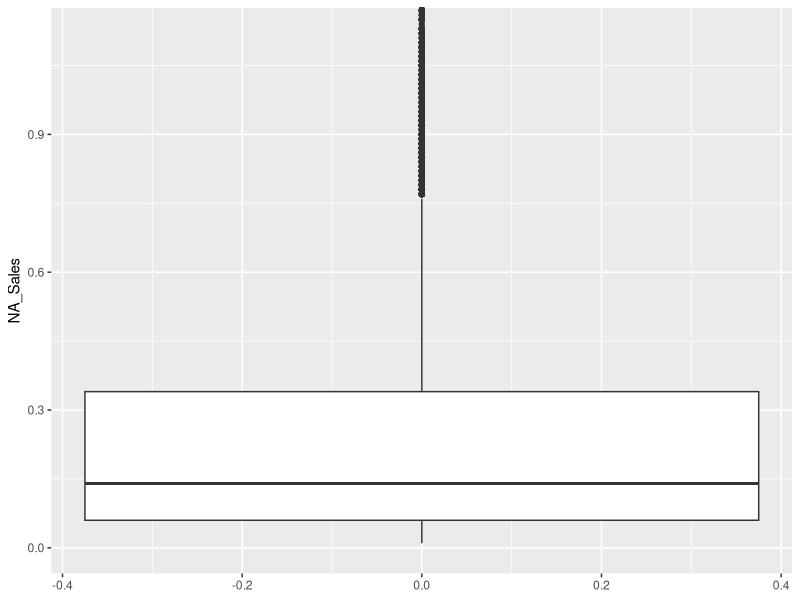
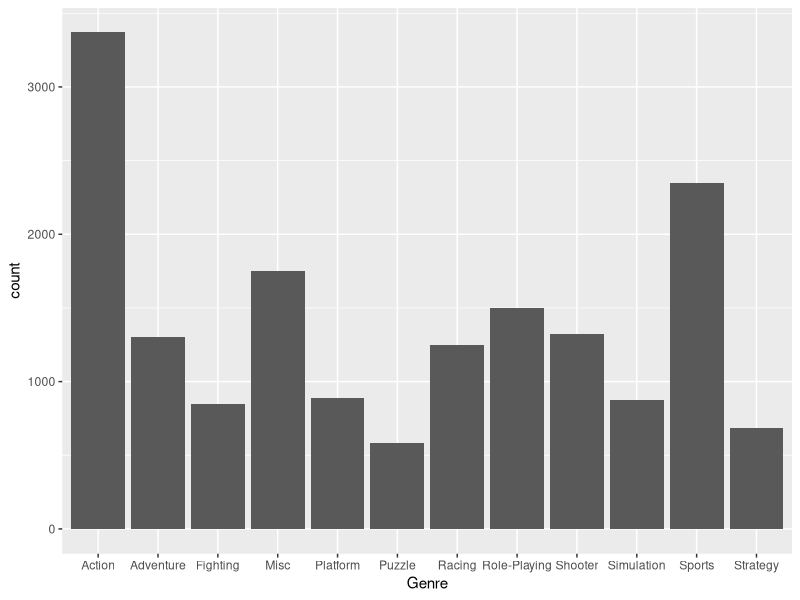
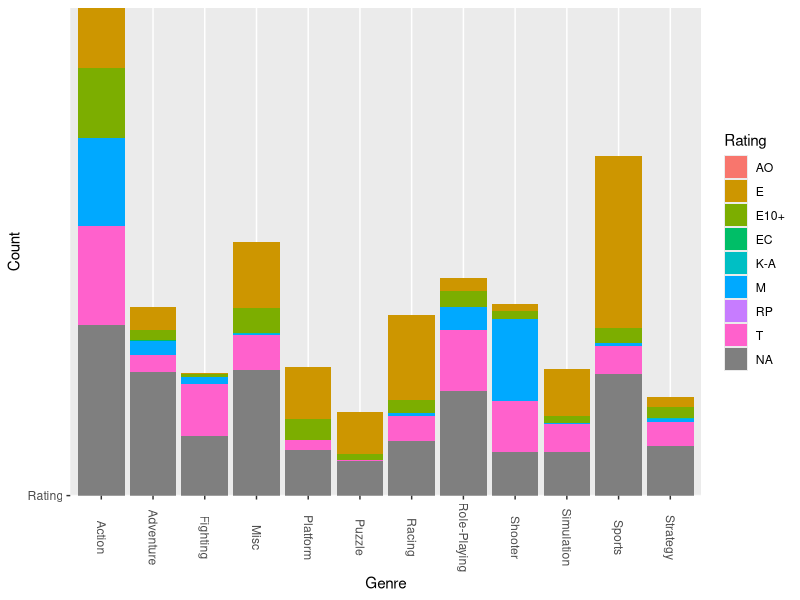
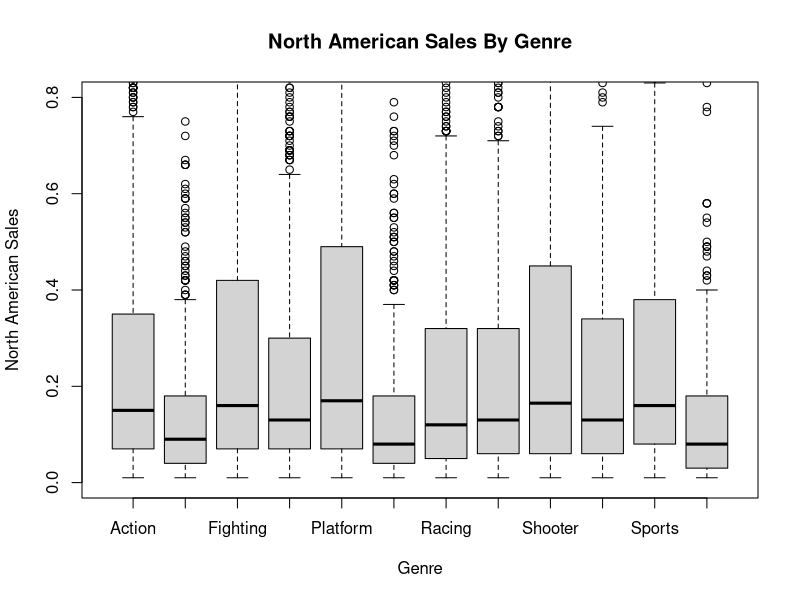
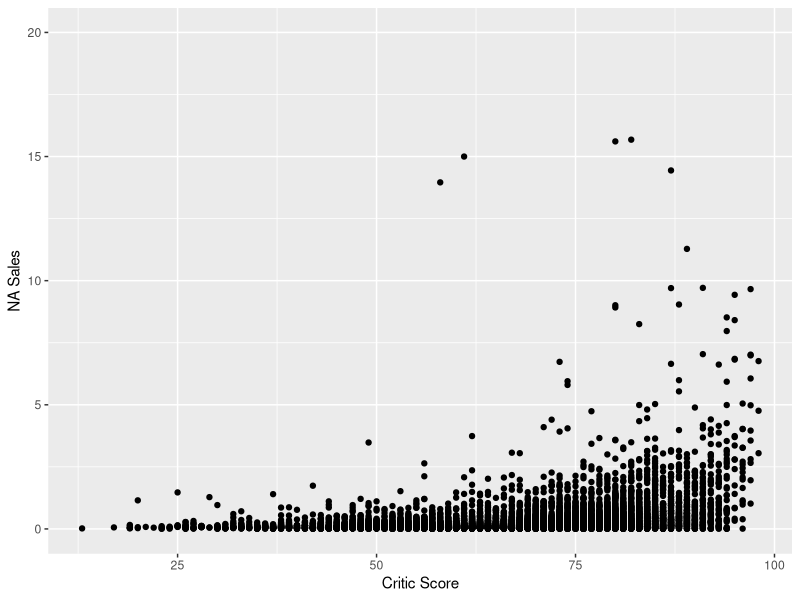

The R script that drew these images, in order:
## ---- chunk 1
#Loading Libraries
library(tidyverse)

#Loading Dataset
vgs <- read.csv('replaced variables.csv')

#Transforming variables to appropriate data types
vgs$NA_Sales<-as.numeric(vgs$NA_Sales)
vgs$EU_Sales<-as.numeric(vgs$EU_Sales)
vgs$JP_Sales<-as.numeric(vgs$JP_Sales)
vgs$Other_Sales<-as.numeric(vgs$Other_Sales)
vgs$Platform <- as.factor(vgs$Platform)
vgs$Publisher <- as.factor(vgs$Genre)
vgs$Genre <- as.factor(vgs$Genre)
vgs$Developer <- as.factor(vgs$Developer)
vgs$Rating <- as.factor(vgs$Rating)
vgs$Year_of_Release <- as.factor(vgs$Year_of_Release)
vgs$User_Score <- as.numeric(vgs$User_Score)
vgs$Name <- as.character(vgs$Name)
vgs$User_Score <- vgs$User_Score * 10

#Replacing empty entries with NA
vgs$Rating[vgs$Rating %in% c("")]<- NA
vgs$Rating <-factor(vgs$Rating)
vgs$Developer[vgs$Developer %in% c("")]<- NA
vgs$Developer <-factor(vgs$Developer)
vgs$Genre[vgs$Genre %in% c("")]<- NA
vgs$Genre <-factor(vgs$Genre)
vgs <- filter(vgs, Name != "")
## ---- chunk 2
summary(vgs$NA_Sales, na.rm = TRUE) # summarize the variable NA_Sales
sd(vgs$NA_Sales, na.rm = TRUE) # find the standard deviation
IQR(vgs$NA_Sales, na.rm = TRUE) # find the IQR
nasmildthreshold = (.28*1.5) + .28 # mild threshold
print(nasmildthreshold)
nasmaxthreshold = (.28*3) + .28 # extreme threshold
print(nasmaxthreshold)
sum(vgs$NA_Sales>nasmaxthreshold, na.rm = TRUE) # number of observations above the max threshold
ggplot(data = vgs, aes(y = NA_Sales)) + geom_boxplot() + coord_cartesian(ylim = c(0, 1.12))
## ---- chunk 3
vgs$Genre[vgs$Genre %in% c("")]<- NA
freq_genre <- table(vgs$Genre)
rel_freq_genre <- table(vgs$Genre)/nrow(vgs)
ggplot(data = vgs) + geom_bar(mapping = aes(x = Genre))
## ---- chunk 4
twoway <- addmargins(table(vgs$Rating, vgs$Genre))
twoway %>% knitr::kable()
ggplot(vgs, aes(fill=Rating, y='Rating', x=Genre)) + geom_bar(position= 'stack', stat='identity') + ylab('Count') + xlab('Genre') + theme(axis.text.x=element_text(angle = -90, vjust = 0.5))
## ---- chunk 5
summary(vgs$NA_Sales) #summary statistics of North American sales
table(vgs$Genre) #Frequency table of Video Game Genres
nasalesiqr <- IQR(vgs$NA_Sales, na.rm = TRUE) #Calculating the IQR of NA_Sales
highoutlier <- 0.340+(1.5*nasalesiqr) #High outlier formula
boxplot(vgs$NA_Sales~vgs$Genre, main = "North American Sales By Genre", xlab =
          "Genre", ylab = "North American Sales", ylim = c(0,0.8))
## ---- chunk 6
ggplot(vgs, aes(Critic_Score, NA_Sales)) + geom_point() +ylab('NA Sales') + xlab('Critic Score') + ylim(0, 20)
